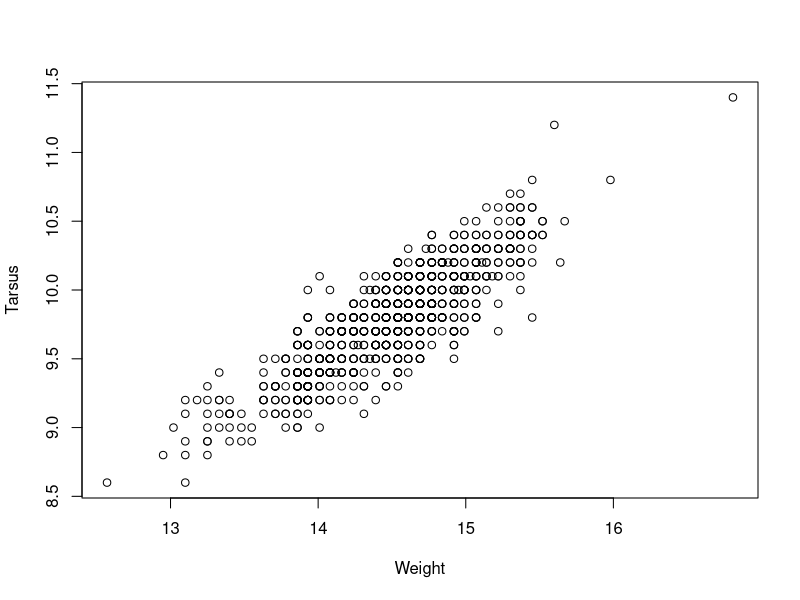
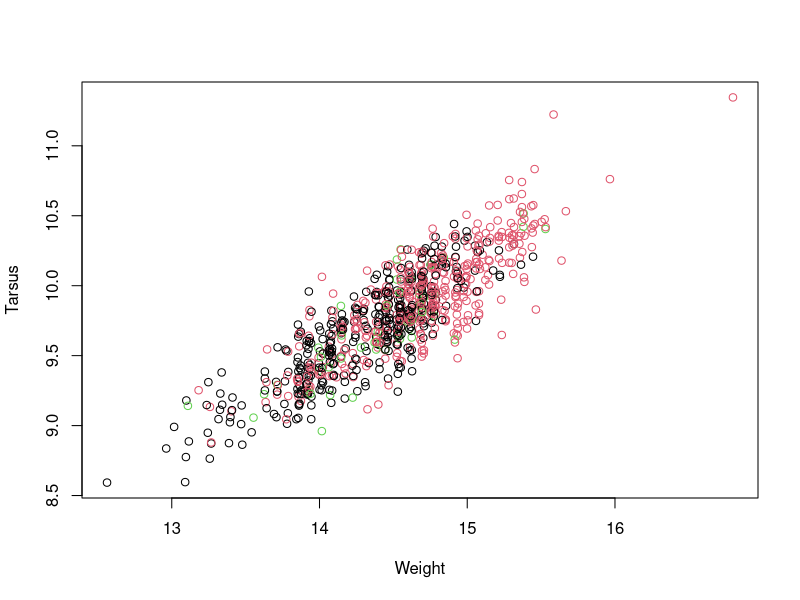
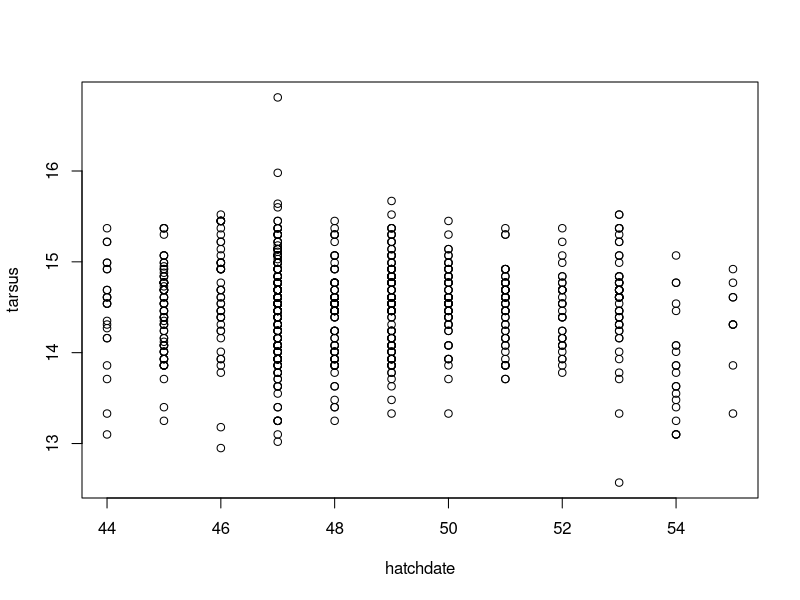
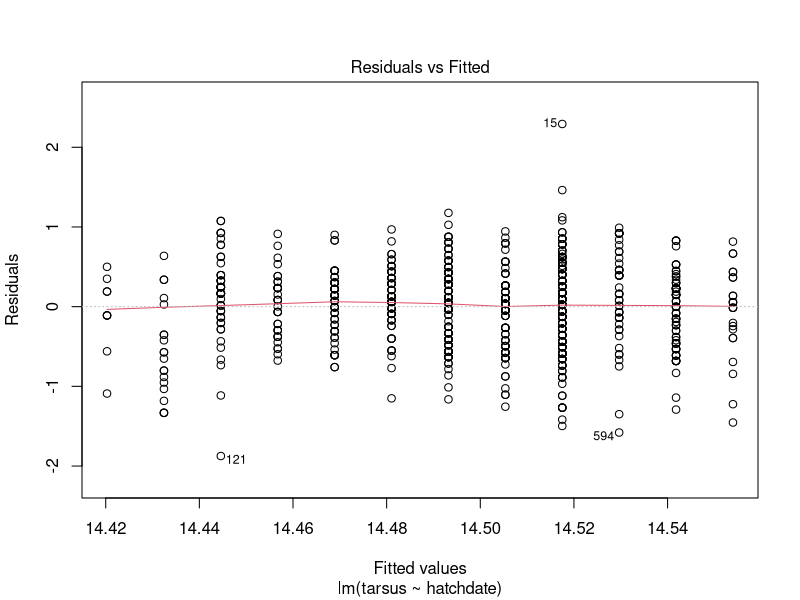
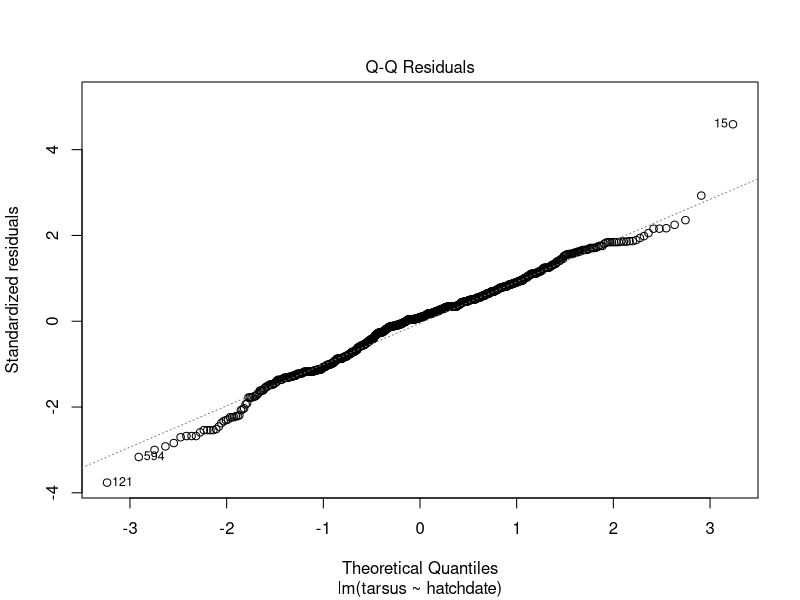
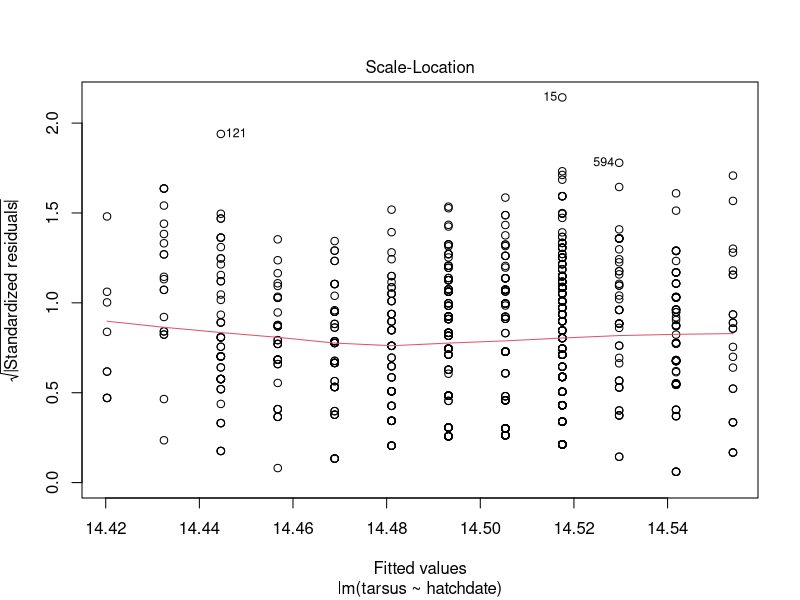
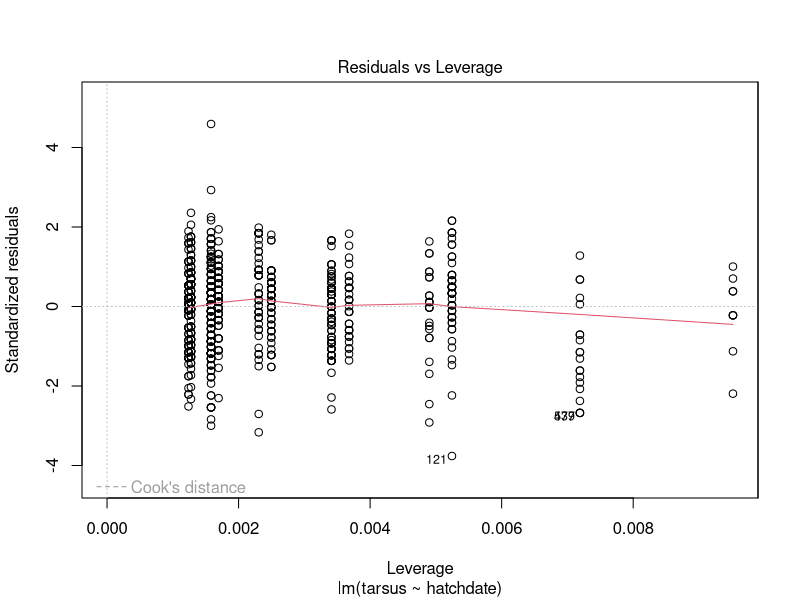
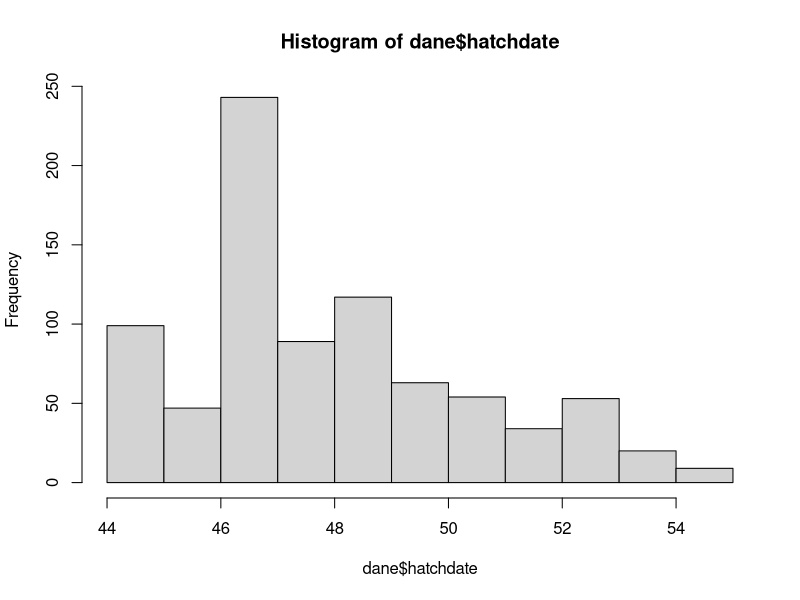

Generate these figures, in order, with R:
## ---- chunk 1
knitr::opts_chunk$set(echo = TRUE, cache = T)
if(knitr::is_html_output(excludes = c("markdown", "gfm"))) {
  echoing = TRUE
} else {
  echoing = FALSE
}
## ---- chunk 2
library(tidyverse)
## ---- chunk 3
dane <- read.table(file = "BTdata.csv",
                   sep = ",", header = T,
                   stringsAsFactors = T)

filter(dane, dam == "R187528")
## ---- chunk 4
unique(filter(dane, dam == "R187528")$fosternest)
## ---- chunk 5
filter(dane, dam == "R187528" & (tarsus > 14.50 | weight >= 9.5))
## ---- chunk 6
filter(dane, sex == "Fem" & floor(back) == 550 & hatchdate < 45)
nrow(filter(dane, sex == "Fem" & floor(back) == 550 & hatchdate < 45))
## ---- chunk 7
nrow(filter(dane, sex == "Fem" & (floor(back) == 550 | hatchdate < 45)))
## ---- chunk 8
dane2 <- filter(dane, floor(back) == 550 & hatchdate < 45)
arrange(dane2, tarsus)
## ---- chunk 9
arrange(dane2, dam, tarsus)
## ---- chunk 10
arrange(dane, weight, fosternest)[1:20,]
## ---- chunk 11
arrange(dane, desc(tarsus), fosternest)[1:20,]
## ---- chunk 12
head(select(dane, 1:4, 8),
     20)
## ---- chunk 13
head(select(dane, tarsus, starts_with("bill")),
     20)
## ---- chunk 14
head(select(dane, -hatchdate, everything(), hatchdate),
     20)
## ---- chunk 15
head(select(dane, -tarsus, weight, -starts_with("bill")),
     20)
## ---- chunk 16
head(select(dane, contains("e")),
     20)
## ---- chunk 17
dane2 <- select(dane, dam, fosternest, tarsus, weight, starts_with("bill"))
head(mutate(dane2, bill_ratio = round(bill_length/bill_depth, 3)),
     20)
## ---- chunk 18
head(mutate(dane2, crossfoster = paste(dam, fosternest, sep = "_")),
     20)
## ---- chunk 19
head(mutate(dane2, mean_tars = mean(tarsus)),
     20)
## ---- chunk 20
dane3 <- group_by(dane2, dam)
head(mutate(dane3, mean_tars = mean(tarsus)),
     20)
## ---- chunk 21
dane3 <- group_by(dane2, dam)
dane3 <- mutate(dane3, mean_tars = mean(tarsus))
arrange(dane3, dam)
## ---- chunk 22
group_by(dane2, dam) %>%
  mutate(mean_tars = mean(tarsus)) %>%
  arrange(dam)
## ---- chunk 23
group_by(dane2, fosternest) %>%
  mutate(mean_weight = mean(weight)) %>%
  select(-starts_with("bill")) %>%
  arrange(fosternest) %>%
  ungroup() %>%
  mutate(mean_ratio = mean_weight/mean(weight)) %>%
  print(n = 30)
## ---- chunk 24
dane %>%
  filter(sex != "UNK") %>%
  summarise(mean_t = mean(tarsus),
            N = n(),
            se_t = sd(tarsus)/sqrt(n()))
## ---- chunk 25
dane %>%
  filter(sex != "UNK") %>%
  group_by(sex, habitat) %>%
  summarise(mean_t = mean(tarsus),
            N = n(),
            se_t = sd(tarsus)/sqrt(n()))
## ---- chunk 26
dane_l <- dane %>%
  filter(sex != "UNK") %>%
  group_by(fosternest, sex) %>%
  summarise(mean_w = mean(weight), var_w = var(weight))
## ---- chunk 27
dane_l %>%
  pivot_wider(names_from = sex, values_from = mean_w)
## ---- chunk 28
dane_l %>%
  select(-var_w) %>%
  pivot_wider(names_from = sex, values_from = mean_w)

dane_l %>%
  pivot_wider(names_from = sex, values_from = c(mean_w, var_w))
## ---- chunk 29
dane_w <- dane_l %>%
  select(-var_w) %>%
  pivot_wider(names_from = sex, values_from = mean_w)
## ---- chunk 30
dane_w %>%
  pivot_longer(cols = c(Fem, Male),
               names_to = "animal_sex",
               values_to = "body_weight")
## ---- chunk 31
test1 <- cor.test(dane$tarsus, dane$weight)
test1
test1$p.value
## ---- chunk 32
plot(dane$tarsus, dane$weight,
     xlab = "Weight", ylab = "Tarsus")
## ---- chunk 33
plot(jitter(dane$tarsus, 3), jitter(dane$weight, 3),
     xlab = "Weight", ylab = "Tarsus",
     col = dane$sex)
## ---- chunk 34
test2 <- t.test(subset(dane, sex == "Male")$tarsus,
                subset(dane, sex == "Fem")$tarsus)
test2
## ---- chunk 35
test3 <- t.test(tarsus ~ sex, data = subset(dane, sex != "UNK"))
test3
## ---- chunk 36
test4 <- var.test(tarsus ~ sex, data = subset(dane, sex != "UNK"))
test4
## ---- chunk 37
dane2 <- filter(dane, sex != "UNK") %>% gdata::drop.levels()
sex_hab <- table(dane2$sex, dane2$habitat)
sex_hab
## ---- chunk 38
test5 <- chisq.test(sex_hab)
test5
test5$stdres
## ---- chunk 39
plot(tarsus ~ hatchdate, data = dane)
## ---- chunk 40
model <- lm(tarsus ~ hatchdate, data = dane)
summary(model)
## ---- chunk 41
plot(model)
## ---- chunk 42
hist(dane$hatchdate, 15)
## ---- chunk 43
plot(hatchdate ~ habitat, data = dane)
## ---- chunk 44
for(i in 1:5) {
  print("Tekst najbardziej oryginalny!")
}
## ---- chunk 45
sample(1:20, size = 10, replace = T)
## ---- chunk 46
d0 <- mean(filter(dane, habitat == "forest")$hatchdate) -
  mean(filter(dane, habitat == "park")$hatchdate)
d0
## ---- chunk 47
N <- 1000 # liczba zakładanych powtórzeń
k <- nrow(dane) # wielkość oryginalnego zbioru danych

# oryginalna statystyka testowa
d0 <- mean(filter(dane, habitat == "forest")$hatchdate) -
  mean(filter(dane, habitat == "park")$hatchdate)

# obiekt wynikowy przygotowany na N=1000 końcowych wartości
out <- numeric(N)

for(i in 1:N) {
  
  # losujemy 828 wierszy, ze zwracaniem
  # a oryginalnej puli unikatowych 828 wierszy danych
  rows <- sample(1:k, size = k, replace = T)
  
  # tworzymy tymczasowe dane wewnątrz pętli
  # zawierające tylko wylosowane wiersze
  temp_dane <- dane[rows, ]
  
  # oblicza na podstawie tak przygotowanych danych
  # tymczasową statystykę testową dla powtórzenia
  # nr i pętli
  d_temp <- mean(filter(temp_dane, habitat == "forest")$hatchdate) -
    mean(filter(temp_dane, habitat == "park")$hatchdate)
  
  # zapisujemy wyliczoną statystykę
  # do zmiennej out w miejscu i
  out[i] <- d_temp
  
}
## ---- chunk 48
hist(out, 50)
abline(v = d0, lwd = 2)
abline(v = 0, col = "red", lwd = 2, lty = 2)
